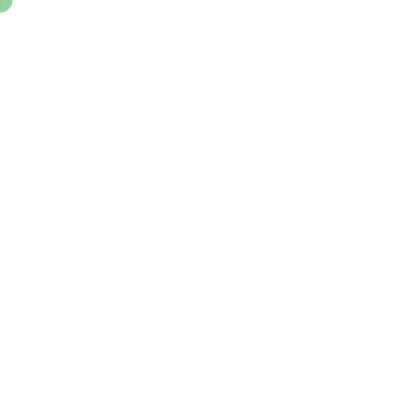
Frame 1 (no input)
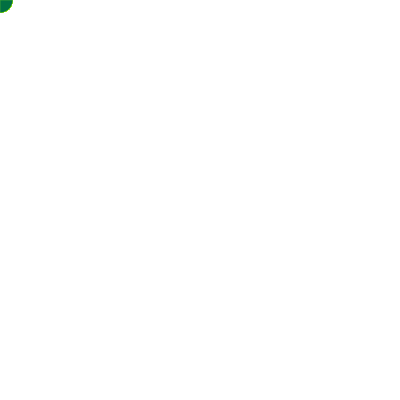
Frame 60 (the mouse pressed at the canvas centre just before this capture)
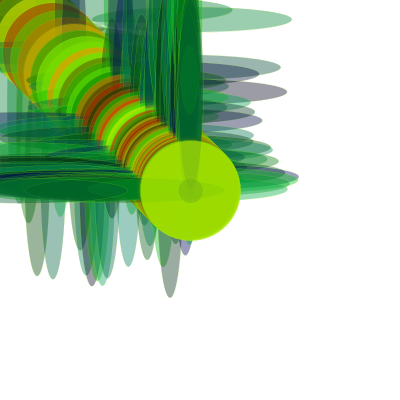
Frame 120 (the mouse held since frame 60 and released just before this capture)

The Processing sketch that drew these frames (run headless with seeded random() and noise(); from frame 60 on, the mouse is pressed at the canvas centre):

// Processing sketch: processing_130357
// ── processing_130357.pde

//copyright hw 4 Harris Mazur
//When [R] is pressed, the shifting ellipses change from a green range
//of color to a red range.
//When [mouse] is pressed, the center circle changes to random colors.
//When the [mouseWheel] is used, the frame rate changes proportionally
//to the location of the mouse along the x axis.

float x;
float y;
float wd;
float ht;
float easing = 0.05;
int value= 0;

void setup ()
{
    size (400,400);
    strokeWeight (0);
    wd= 25;
    ht= 25;
    frameRate (20);
    background (255);
}

void draw ()
{
// easing
     float targetX= mouseX;
     float dx= targetX - x;
     if (abs(dx) >1)
     {
       x += dx * easing;
     }
     float targetY= mouseY;
     float dy= targetY- y;
     if (abs (dy) >1)
     {
     y+= dy * easing;
     }
     
 //shapes
     noFill ( ); 
     stroke (150, 233, 20);
     if (keyPressed) 
     {
       if (key == 'r' || key == 'R')
     {
       fill (random (200), random  (100), 0, 100);
     } }
         else 
         {
          fill (random (0), random  (200), random (100), 100);
         }

//shifting ellipses     
     ellipse (random (mouseX), y, mouseX, ht);
     ellipse (x, random (mouseY), wd, mouseY);
     ellipse (x, y, wd, ht);
     
//central circle     
     fill (random (value), random (value), 0, 150);
     rectMode (CENTER);
     ellipse (x, y, mouseX*.5, mouseX*.5);
     
     
}
// this changes the color of the central sphere

void mousePressed ()
{
    if (value == 0) {
      value= 255;
    }
    else {
      value=0;
    }
}

void mouseWheel ( )
{
   frameRate (mouseX*.2);
}
